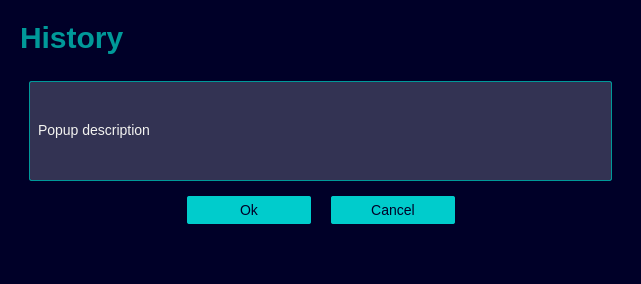
<?xml version="1.0" encoding="UTF-8"?>
<ui version="4.0">
 <class>Popup_table_history</class>
 <widget class="QDialog" name="Popup_table_history">
  <property name="geometry">
   <rect>
    <x>0</x>
    <y>0</y>
    <width>641</width>
    <height>283</height>
   </rect>
  </property>
  <property name="windowTitle">
   <string>Dialog</string>
  </property>
  <property name="styleSheet">
   <string notr="true">*{
	border:none;
	background: #000028;
	padding: 0;
	margin: 0;
	color: #f3f3f0;
	font-family: &quot;SiemensSansPro_A_Bd&quot;;
	font-size: 14px;
}
</string>
  </property>
  <layout class="QGridLayout" name="gridLayout">
   <item row="0" column="0">
    <widget class="QWidget" name="container_main_body" native="true">
     <property name="sizePolicy">
      <sizepolicy hsizetype="MinimumExpanding" vsizetype="Preferred">
       <horstretch>0</horstretch>
       <verstretch>0</verstretch>
      </sizepolicy>
     </property>
     <layout class="QVBoxLayout" name="verticalLayout">
      <item>
       <widget class="QFrame" name="frame_title">
        <property name="sizePolicy">
         <sizepolicy hsizetype="Preferred" vsizetype="Maximum">
          <horstretch>0</horstretch>
          <verstretch>0</verstretch>
         </sizepolicy>
        </property>
        <property name="frameShape">
         <enum>QFrame::Shape::StyledPanel</enum>
        </property>
        <property name="frameShadow">
         <enum>QFrame::Shadow::Raised</enum>
        </property>
        <layout class="QVBoxLayout" name="verticalLayout_12">
         <property name="spacing">
          <number>0</number>
         </property>
         <property name="leftMargin">
          <number>0</number>
         </property>
         <property name="topMargin">
          <number>0</number>
         </property>
         <property name="rightMargin">
          <number>0</number>
         </property>
         <property name="bottomMargin">
          <number>0</number>
         </property>
         <item>
          <widget class="QLabel" name="tittle">
           <property name="sizePolicy">
            <sizepolicy hsizetype="Preferred" vsizetype="Preferred">
             <horstretch>0</horstretch>
             <verstretch>0</verstretch>
            </sizepolicy>
           </property>
           <property name="styleSheet">
            <string notr="true">QLabel {
	color: #009999;
	font-size: 30px;
	font-weight: bold;
}
</string>
           </property>
           <property name="text">
            <string>History</string>
           </property>
          </widget>
         </item>
        </layout>
       </widget>
      </item>
      <item>
       <widget class="QWidget" name="widget" native="true">
        <property name="visible"><bool>false</bool></property>
        <layout class="QHBoxLayout" name="horizontalLayout_2">
         <property name="topMargin">
          <number>20</number>
         </property>
         <item>
          <widget class="QLabel" name="description">
           <property name="minimumSize">
            <size>
             <width>0</width>
             <height>100</height>
            </size>
           </property>
           <property name="styleSheet">
            <string notr="true">background-color: #333353;
border-radius: 2px;
padding: 5px;
padding-bottom: 7px;
margin-top: 0px;
color: #f3f3f0;
border: 1px solid #009999;</string>
           </property>
           <property name="text">
            <string>Popup description</string>
           </property>
          </widget>
         </item>
        </layout>
       </widget>
      </item>
      <item>
       <widget class="QWidget" name="container_button" native="true">
        <property name="sizePolicy">
         <sizepolicy hsizetype="Preferred" vsizetype="Maximum">
          <horstretch>0</horstretch>
          <verstretch>0</verstretch>
         </sizepolicy>
        </property>
        <property name="styleSheet">
         <string notr="true">QPushButton {
	min-width: 100px;
	max-width: 100px;
    padding: 6px 12px 6px 12px;
    border-radius: 2px;
    opacity: 1;
	text-align:center;
	background-color: #00CCCC;	
	color: #000028;
}

QPushButton:hover {
	background-color: #00FFB9;
}

QPushButton:pressed {	
	background-color: #00E5AA;
}</string>
        </property>
        <layout class="QHBoxLayout" name="horizontalLayout_4">
         <property name="spacing">
          <number>20</number>
         </property>
         <property name="leftMargin">
          <number>0</number>
         </property>
         <property name="topMargin">
          <number>0</number>
         </property>
         <property name="rightMargin">
          <number>0</number>
         </property>
         <property name="bottomMargin">
          <number>40</number>
         </property>
         <item>
          <spacer name="horizontalSpacer_5">
           <property name="orientation">
            <enum>Qt::Orientation::Horizontal</enum>
           </property>
           <property name="sizeHint" stdset="0">
            <size>
             <width>40</width>
             <height>20</height>
            </size>
           </property>
          </spacer>
         </item>
         <item>
          <widget class="QPushButton" name="btn_ok">
           <property name="minimumSize">
            <size>
             <width>124</width>
             <height>0</height>
            </size>
           </property>
           <property name="text">
            <string>Ok</string>
           </property>
          </widget>
         </item>
         <item>
          <widget class="QPushButton" name="btn_cancel">
           <property name="sizePolicy">
            <sizepolicy hsizetype="Minimum" vsizetype="Preferred">
             <horstretch>0</horstretch>
             <verstretch>0</verstretch>
            </sizepolicy>
           </property>
           <property name="minimumSize">
            <size>
             <width>124</width>
             <height>0</height>
            </size>
           </property>
           <property name="text">
            <string>Cancel</string>
           </property>
          </widget>
         </item>
         <item>
          <spacer name="horizontalSpacer_6">
           <property name="orientation">
            <enum>Qt::Orientation::Horizontal</enum>
           </property>
           <property name="sizeHint" stdset="0">
            <size>
             <width>40</width>
             <height>20</height>
            </size>
           </property>
          </spacer>
         </item>
        </layout>
       </widget>
      </item>
     </layout>
    </widget>
   </item>
  </layout>
 </widget>
 <resources/>
 <connections/>
</ui>
